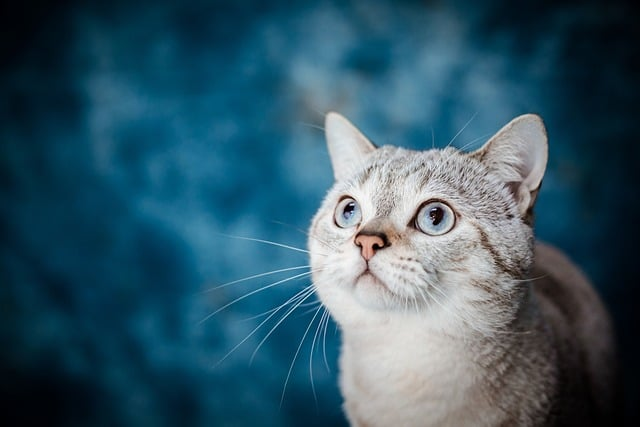
#> input picture cat.jpg, 640 x 427 px
$ jupyter execute 'Task Solution.ipynb'
#> lines starting #> are read from the running program, lines starting #| are printed output that depends on the picture
# Image Processing Task

| الفرقة   |   الرقم الأكاديمي   |   السكشن   |   الاسم   |
| -----------------: | -------: | -----------: | -----------------: |
|  الثالثة  |   2000011   |   1   |   أحمد إبراهيم حلمي عبدالدايم منتصر   |

Q) Apply a histogram to each image color channel, then increase the contrast, and after that reduce the brightness in all channels in any image you choose.

# Importing libraries

[cell 1]
import matplotlib.pyplot as plt
import cv2
import numpy as np

## Functions

Plotting two images side by side

[cell 2]
def plot_image(image_1, image_2,title_1="Orignal", title_2="New Image"):
    plt.figure(figsize=(10,10))
    plt.subplot(1, 2, 1)
    plt.imshow(cv2.cvtColor(image_1,cv2.COLOR_BGR2RGB))
    plt.title(title_1)
    plt.subplot(1, 2, 2)
    plt.imshow(cv2.cvtColor(image_2,cv2.COLOR_BGR2RGB))
    plt.title(title_2)
    plt.show()

Plotting two histograms side by side

[cell 3]
def plot_hist(old_image, new_image,title_old="Orignal", title_new="New Image"):
    intensity_values=np.array([x for x in range(256)])
    plt.subplot(1, 2, 1)
    plt.bar(intensity_values, cv2.calcHist([old_image],[0],None,[256],[0,256])[:,0],width = 5)
    plt.title(title_old)
    plt.xlabel('intensity')
    plt.subplot(1, 2, 2)
    plt.bar(intensity_values, cv2.calcHist([new_image],[0],None,[256],[0,256])[:,0],width = 5)
    plt.title(title_new)
    plt.xlabel('intensity')
    plt.show()

## Reading the image

[cell 4]
image = cv2.imread("cat.jpg")
#> image is the input picture: shape (427, 640, 3); mean B, G, R 102.1, 86.3, 50.7
plt.figure(figsize=(10,10))
plt.imshow(cv2.cvtColor(image,cv2.COLOR_BGR2RGB))
print("Image Shape:", image.shape)
#| Image Shape: (427, 640, 3)
plt.show()

## Histogram for the original image

[cell 5]
intensity_values=np.array([x for x in range(256)])
color = ('blue','green','red')
for i,col in enumerate(color):
    histr = cv2.calcHist([image],[i],None,[256],[0,256])
    plt.plot(intensity_values,histr,color = col,label=col+" channel")\

    plt.xlim([0,256])

plt.legend()
plt.title("Histogram Channels")
plt.show()
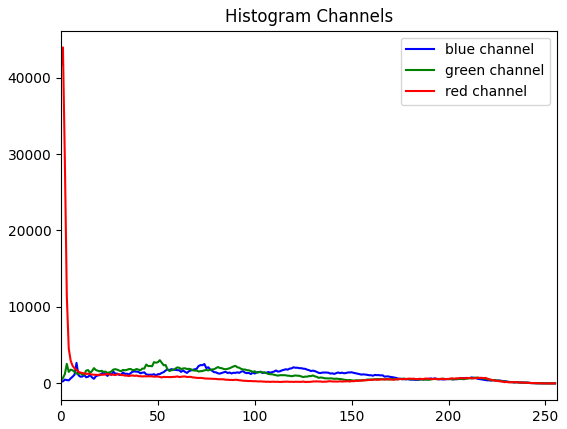
#> figure drawn by matplotlib, 1 panel; curve peaks at x = 8, y = 2682; curve peaks at x = 51, y = 3037; curve peaks at x = 1, y = 43941

## Applying Pixel Transforms to all image channels

1. Increasing the contrast.
2. Reducing the brightness.

[cell 6]
alpha = 1.5         # contrast control     (Increasing the contrast by 1.8)
beta = -50        # brightness control   (Reduction of brightness by 50)

brightness_image = cv2.convertScaleAbs(image, alpha=1, beta=beta)
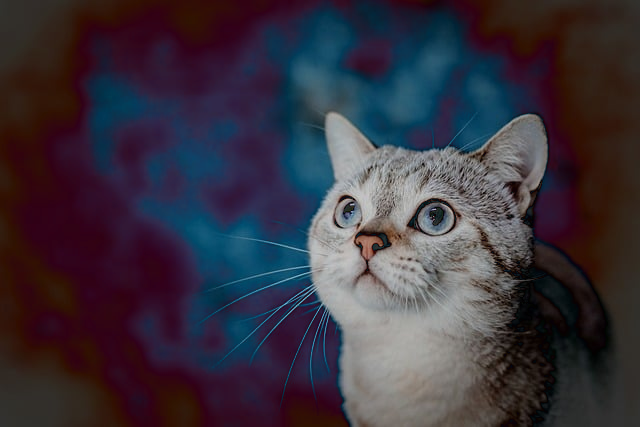
#> brightness_image: shape (427, 640, 3); mean B, G, R 61.4, 50.7, 57.5
contrast_image = cv2.convertScaleAbs(image, alpha=alpha, beta=1)
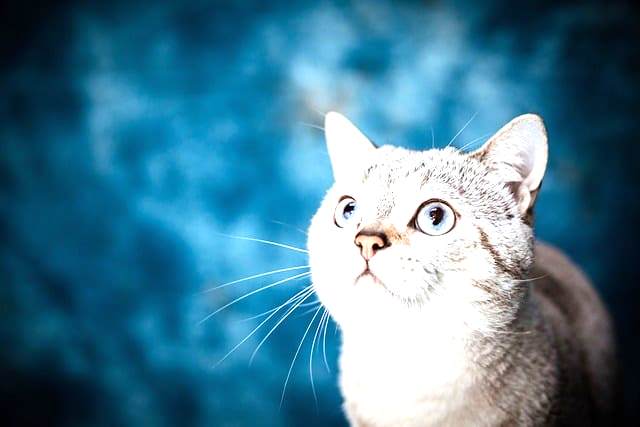
#> contrast_image: shape (427, 640, 3); mean B, G, R 148.2, 124.4, 70.7
new_image = cv2.convertScaleAbs(image, alpha=alpha, beta=beta)
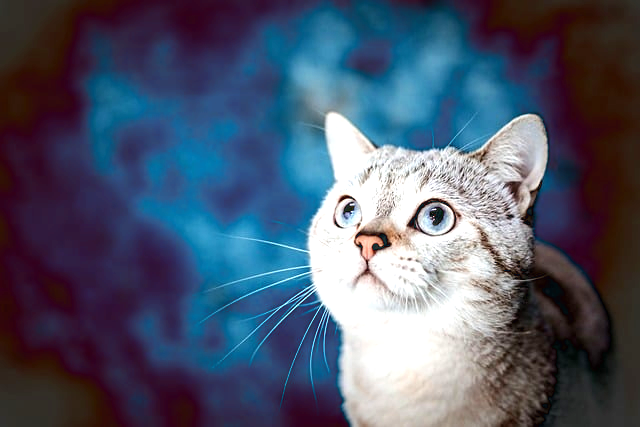
#> new_image: shape (427, 640, 3); mean B, G, R 107.5, 87.3, 77.6

[cell 7]
plot_image(image, brightness_image, "Original", "Modified Brightness (Reduced)")
#> in plot_image, `plt.show()`:
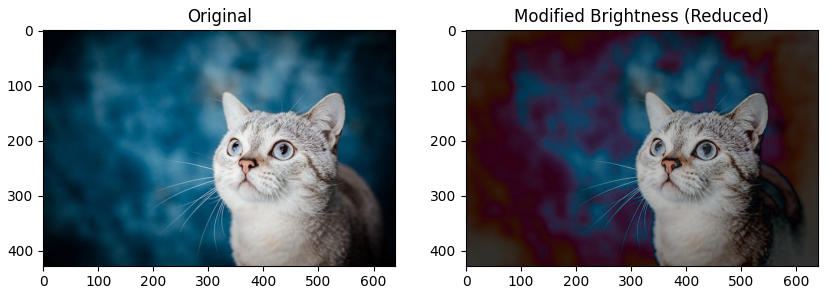
#> figure drawn by matplotlib, 2 panels

[cell 8]
plot_image(image, contrast_image, "Original", "Modified Contrast (Increased)")
#> call 2 of plot_image, with title_1 = 'Original', title_2 = 'Modified Contrast (Increased)'
#> in plot_image (call 2), `plt.show()`:
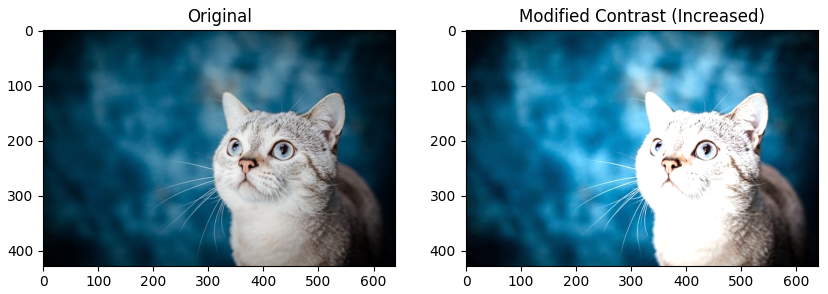
#> figure drawn by matplotlib, 2 panels

[cell 9]
plot_image(image, new_image, "Original", "Both Modified (Brightness & Contrast)")
#> call 3 of plot_image, with title_1 = 'Original', title_2 = 'Both Modified (Brightness & Contrast)'
#> in plot_image (call 3), `plt.show()`:
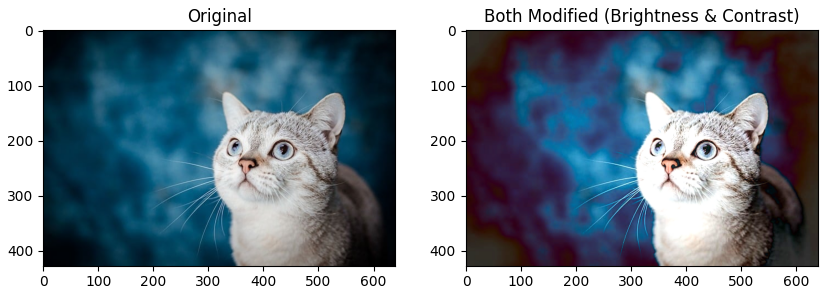
#> figure drawn by matplotlib, 2 panels

## Histogram for the image before and after modification

[cell 10]
plt.figure(figsize=(10,5))
plot_hist(image, brightness_image, "Orignal", "Brightness Control")
#> in plot_hist, `plt.show()`:
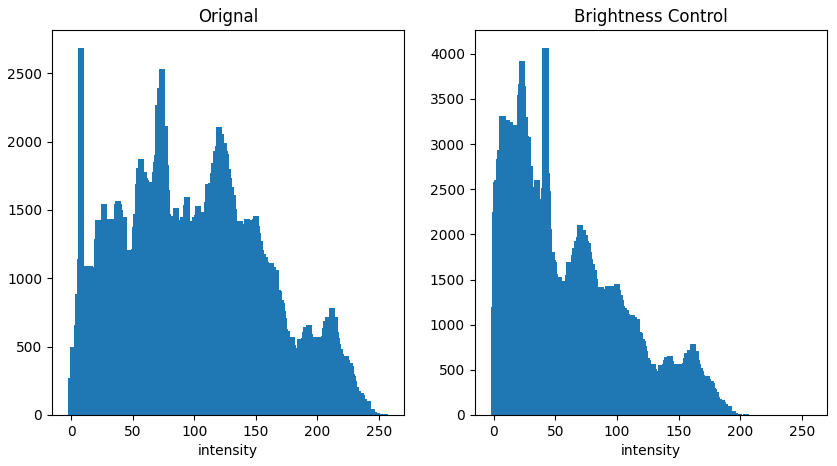
#> figure drawn by matplotlib, 2 panels; panel 1: tallest bar 2682 high, from x = 5.5 to 10.5; panel 2: tallest bar 4060 high, from x = 39.5 to 44.5

[cell 11]
plt.figure(figsize=(10,5))
plot_hist(image, contrast_image, "Orignal", "Contrast Control")
#> call 2 of plot_hist, with title_old = 'Orignal', title_new = 'Contrast Control'
#> in plot_hist (call 2), `plt.show()`:
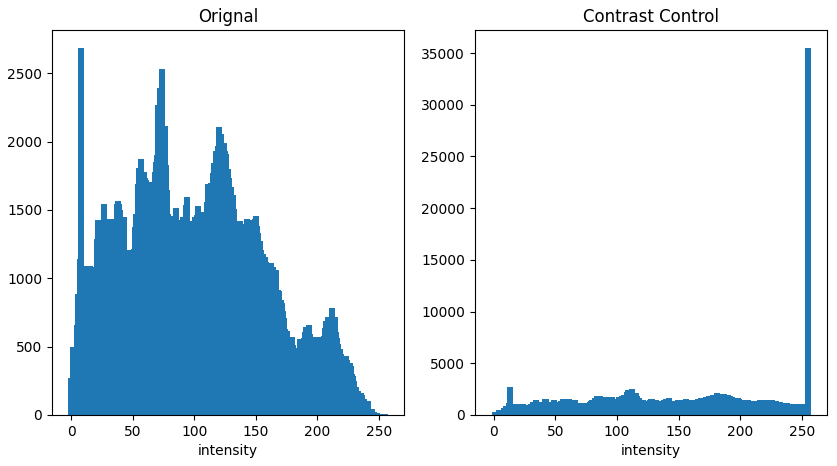
#> figure drawn by matplotlib, 2 panels; panel 1: tallest bar 2682 high, from x = 5.5 to 10.5; panel 2: tallest bar 35458 high, from x = 252.5 to 257.5

[cell 12]
plt.figure(figsize=(10,5))
plot_hist(image, new_image, "Orignal", "Both Brightness & Contrast Control")
#> call 3 of plot_hist, with title_old = 'Orignal', title_new = 'Both Brightness & Contrast Control'
#> in plot_hist (call 3), `plt.show()`:
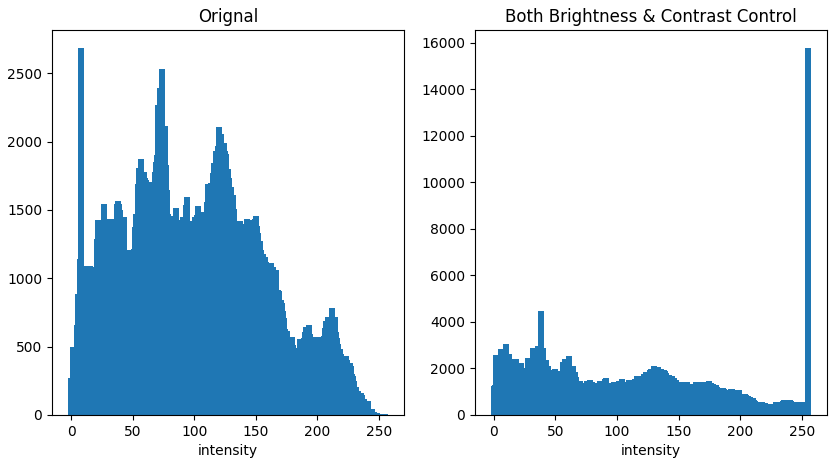
#> figure drawn by matplotlib, 2 panels; panel 1: tallest bar 2682 high, from x = 5.5 to 10.5; panel 2: tallest bar 15758 high, from x = 252.5 to 257.5
